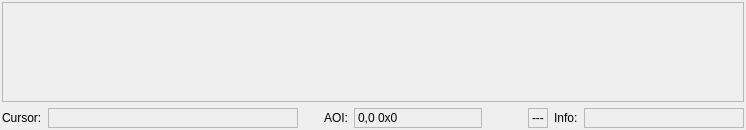
  <widget class="QWidget" name="centralwidget">
   <layout class="QVBoxLayout" name="verticalLayout_7">
    <property name="leftMargin">
     <number>2</number>
    </property>
    <property name="topMargin">
     <number>2</number>
    </property>
    <property name="rightMargin">
     <number>2</number>
    </property>
    <property name="bottomMargin">
     <number>2</number>
    </property>
    <item>
     <widget class="QSplitter" name="splitter">
      <property name="orientation">
       <enum>Qt::Orientation::Horizontal</enum>
      </property>
      <widget class="QWidget" name="widget" native="true">
       <property name="sizePolicy">
        <sizepolicy hsizetype="Preferred" vsizetype="Preferred">
         <horstretch>1</horstretch>
         <verstretch>0</verstretch>
        </sizepolicy>
       </property>
       <layout class="QVBoxLayout" name="verticalLayout_5">
        <property name="leftMargin">
         <number>0</number>
        </property>
        <property name="topMargin">
         <number>0</number>
        </property>
        <property name="rightMargin">
         <number>0</number>
        </property>
        <property name="bottomMargin">
         <number>0</number>
        </property>
        <item>
         <widget class="QStackedWidget" name="displayWidget">
          <widget class="QWidget" name="imagePage">
           <layout class="QVBoxLayout" name="verticalLayout_15">
            <property name="leftMargin">
             <number>0</number>
            </property>
            <property name="topMargin">
             <number>0</number>
            </property>
            <property name="rightMargin">
             <number>0</number>
            </property>
            <property name="bottomMargin">
             <number>0</number>
            </property>
            <item>
             <widget class="QScrollArea" name="scrollArea">
              <property name="sizePolicy">
               <sizepolicy hsizetype="Expanding" vsizetype="Expanding">
                <horstretch>0</horstretch>
                <verstretch>0</verstretch>
               </sizepolicy>
              </property>
              <property name="minimumSize">
               <size>
                <width>0</width>
                <height>100</height>
               </size>
              </property>
              <property name="widgetResizable">
               <bool>true</bool>
              </property>
              <widget class="QWidget" name="scrollAreaWidgetContents">
               <property name="geometry">
                <rect>
                 <x>0</x>
                 <y>0</y>
                 <width>727</width>
                 <height>474</height>
                </rect>
               </property>
              </widget>
             </widget>
            </item>
           </layout>
          </widget>
          <widget class="QWidget" name="chartPage">
           <layout class="QVBoxLayout" name="chartPageLayout"/>
          </widget>
         </widget>
        </item>
        <item>
         <widget class="QWidget" name="widget_5" native="true">
          <layout class="QGridLayout" name="gridLayout">
           <property name="leftMargin">
            <number>0</number>
           </property>
           <property name="topMargin">
            <number>0</number>
           </property>
           <property name="rightMargin">
            <number>0</number>
           </property>
           <property name="bottomMargin">
            <number>0</number>
           </property>
           <item row="0" column="1">
            <widget class="QLabel" name="cursorLabel">
             <property name="sizePolicy">
              <sizepolicy hsizetype="Preferred" vsizetype="Preferred">
               <horstretch>0</horstretch>
               <verstretch>0</verstretch>
              </sizepolicy>
             </property>
             <property name="minimumSize">
              <size>
               <width>250</width>
               <height>0</height>
              </size>
             </property>
             <property name="frameShape">
              <enum>QFrame::Shape::StyledPanel</enum>
             </property>
             <property name="text">
              <string/>
             </property>
            </widget>
           </item>
           <item row="0" column="8">
            <widget class="QLabel" name="infoLabel">
             <property name="sizePolicy">
              <sizepolicy hsizetype="Preferred" vsizetype="Preferred">
               <horstretch>0</horstretch>
               <verstretch>0</verstretch>
              </sizepolicy>
             </property>
             <property name="minimumSize">
              <size>
               <width>160</width>
               <height>0</height>
              </size>
             </property>
             <property name="frameShape">
              <enum>QFrame::Shape::StyledPanel</enum>
             </property>
             <property name="text">
              <string/>
             </property>
            </widget>
           </item>
           <item row="0" column="7">
            <widget class="QLabel" name="label_3">
             <property name="sizePolicy">
              <sizepolicy hsizetype="Fixed" vsizetype="Preferred">
               <horstretch>0</horstretch>
               <verstretch>0</verstretch>
              </sizepolicy>
             </property>
             <property name="text">
              <string>Info:</string>
             </property>
            </widget>
           </item>
           <item row="0" column="0">
            <widget class="QLabel" name="label_7">
             <property name="text">
              <string>Cursor:</string>
             </property>
            </widget>
           </item>
           <item row="0" column="5">
            <spacer name="horizontalSpacer">
             <property name="orientation">
              <enum>Qt::Orientation::Horizontal</enum>
             </property>
             <property name="sizeHint" stdset="0">
              <size>
               <width>40</width>
               <height>20</height>
              </size>
             </property>
            </spacer>
           </item>
           <item row="0" column="3">
            <widget class="QLabel" name="label_8">
             <property name="text">
              <string>AOI:</string>
             </property>
            </widget>
           </item>
           <item row="0" column="2">
            <spacer name="horizontalSpacer_4">
             <property name="orientation">
              <enum>Qt::Orientation::Horizontal</enum>
             </property>
             <property name="sizeType">
              <enum>QSizePolicy::Policy::Fixed</enum>
             </property>
             <property name="sizeHint" stdset="0">
              <size>
               <width>20</width>
               <height>20</height>
              </size>
             </property>
            </spacer>
           </item>
           <item row="0" column="6">
            <widget class="QLabel" name="activeFileLabel">
             <property name="sizePolicy">
              <sizepolicy hsizetype="Expanding" vsizetype="Preferred">
               <horstretch>0</horstretch>
               <verstretch>0</verstretch>
              </sizepolicy>
             </property>
             <property name="frameShape">
              <enum>QFrame::Shape::StyledPanel</enum>
             </property>
             <property name="text">
              <string>---</string>
             </property>
            </widget>
           </item>
           <item row="0" column="4">
            <widget class="QLabel" name="aoiLabel">
             <property name="minimumSize">
              <size>
               <width>128</width>
               <height>0</height>
              </size>
             </property>
             <property name="frameShape">
              <enum>QFrame::Shape::StyledPanel</enum>
             </property>
             <property name="text">
              <string>0,0 0x0</string>
             </property>
            </widget>
           </item>
          </layout>
         </widget>
        </item>
       </layout>
      </widget>
     </widget>
    </item>
   </layout>
  </widget>
